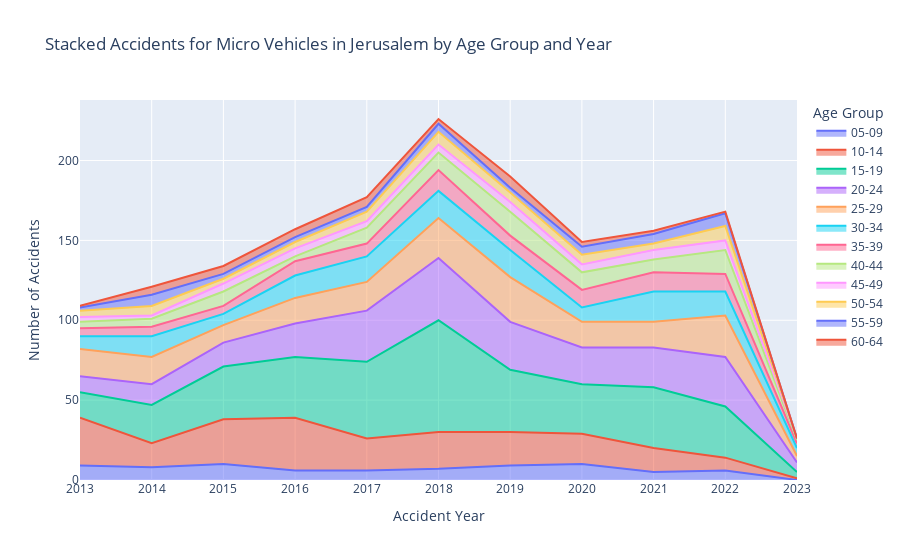

The notebook cell this image was saved under:
### Code cell
# filtering for: no unknown ages (99), micro vehicle
imh_jer_gb_age_year = imh_jer[(imh_jer.age_group > 1) & (imh_jer.age_group < 14) & (imh_jer.involve_vehicle_type.isin(micro_vehicle))].copy()
imh_jer_gb_age_year = imh_jer_gb_age_year.groupby(['accident_year', 'age_group_hebrew']).size().reset_index(name='count')

# Pivot the data for the stacked bar chart, filling any NaNs with 0
imh_jer_pivot = imh_jer_gb_age_year.pivot(index='accident_year', columns='age_group_hebrew', values='count').fillna(0)

# Sort the columns in ascending order to ensure the youngest age groups are at the bottom of the stack
imh_jer_pivot = imh_jer_pivot.sort_index(axis=1, ascending=True)

# Create the stacked bar chart
fig = px.area(
    imh_jer_pivot,
    title='Stacked Accidents for Micro Vehicles in Jerusalem by Age Group and Year',
    labels={'value': 'Number of Accidents', 'variable': 'Age Group', 'accident_year': 'Accident Year'}
)

# Update the layout to stack the bars
fig.update_layout(
    barmode='stack',
    xaxis_title='Accident Year',
    yaxis_title='Number of Accidents',
    legend_title='Age Group',
    xaxis=dict(type='category')
)

# Show the plot
fig.show()

### Figure 1 — Plotly figure (JSON) as saved in the notebook; plotly's stock layout.template omitted (floating-point values rounded to 4 significant figures)
{"data": [{"fillpattern": {"shape": ""}, "hovertemplate": "age_group_hebrew=05-09<br>Accident Year=%{x}<br>Number of Accidents=%{y}<extra></extra>", "legendgroup": "05-09", "line": {"color": "#636efa"}, "marker": {"symbol": "circle"}, "mode": "lines", "name": "05-09", "orientation": "v", "showlegend": true, "stackgroup": "1", "type": "scatter", "x": [2013, 2014, 2015, 2016, 2017, 2018, 2019, 2020, 2021, 2022, 2023], "xaxis": "x", "y": [9, 8, 10, 6, 6, 7, 9, 10, 5, 6, 0], "yaxis": "y"}, {"fillpattern": {"shape": ""}, "hovertemplate": "age_group_hebrew=10-14<br>Accident Year=%{x}<br>Number of Accidents=%{y}<extra></extra>", "legendgroup": "10-14", "line": {"color": "#EF553B"}, "marker": {"symbol": "circle"}, "mode": "lines", "name": "10-14", "orientation": "v", "showlegend": true, "stackgroup": "1", "type": "scatter", "x": [2013, 2014, 2015, 2016, 2017, 2018, 2019, 2020, 2021, 2022, 2023], "xaxis": "x", "y": [30, 15, 28, 33, 20, 23, 21, 19, 15, 8, 1], "yaxis": "y"}, {"fillpattern": {"shape": ""}, "hovertemplate": "age_group_hebrew=15-19<br>Accident Year=%{x}<br>Number of Accidents=%{y}<extra></extra>", "legendgroup": "15-19", "line": {"color": "#00cc96"}, "marker": {"symbol": "circle"}, "mode": "lines", "name": "15-19", "orientation": "v", "showlegend": true, "stackgroup": "1", "type": "scatter", "x": [2013, 2014, 2015, 2016, 2017, 2018, 2019, 2020, 2021, 2022, 2023], "xaxis": "x", "y": [16, 24, 33, 38, 48, 70, 39, 31, 38, 32, 4], "yaxis": "y"}, {"fillpattern": {"shape": ""}, "hovertemplate": "age_group_hebrew=20-24<br>Accident Year=%{x}<br>Number of Accidents=%{y}<extra></extra>", "legendgroup": "20-24", "line": {"color": "#ab63fa"}, "marker": {"symbol": "circle"}, "mode": "lines", "name": "20-24", "orientation": "v", "showlegend": true, "stackgroup": "1", "type": "scatter", "x": [2013, 2014, 2015, 2016, 2017, 2018, 2019, 2020, 2021, 2022, 2023], "xaxis": "x", "y": [10, 13, 15, 21, 32, 39, 30, 23, 25, 31, 6], "yaxis": "y"}, {"fillpattern": {"shape": ""}, "hovertemplate": "age_group_hebrew=25-29<br>Accident Year=%{x}<br>Number of Accidents=%{y}<extra></extra>", "legendgroup": "25-29", "line": {"color": "#FFA15A"}, "marker": {"symbol": "circle"}, "mode": "lines", "name": "25-29", "orientation": "v", "showlegend": true, "stackgroup": "1", "type": "scatter", "x": [2013, 2014, 2015, 2016, 2017, 2018, 2019, 2020, 2021, 2022, 2023], "xaxis": "x", "y": [17, 17, 11, 16, 18, 25, 28, 16, 16, 26, 4], "yaxis": "y"}, {"fillpattern": {"shape": ""}, "hovertemplate": "age_group_hebrew=30-34<br>Accident Year=%{x}<br>Number of Accidents=%{y}<extra></extra>", "legendgroup": "30-34", "line": {"color": "#19d3f3"}, "marker": {"symbol": "circle"}, "mode": "lines", "name": "30-34", "orientation": "v", "showlegend": true, "stackgroup": "1", "type": "scatter", "x": [2013, 2014, 2015, 2016, 2017, 2018, 2019, 2020, 2021, 2022, 2023], "xaxis": "x", "y": [8, 13, 7, 14, 16, 17, 17, 9, 19, 15, 5], "yaxis": "y"}, {"fillpattern": {"shape": ""}, "hovertemplate": "age_group_hebrew=35-39<br>Accident Year=%{x}<br>Number of Accidents=%{y}<extra></extra>", "legendgroup": "35-39", "line": {"color": "#FF6692"}, "marker": {"symbol": "circle"}, "mode": "lines", "name": "35-39", "orientation": "v", "showlegend": true, "stackgroup": "1", "type": "scatter", "x": [2013, 2014, 2015, 2016, 2017, 2018, 2019, 2020, 2021, 2022, 2023], "xaxis": "x", "y": [5, 6, 5, 9, 8, 13, 9, 11, 12, 11, 3], "yaxis": "y"}, {"fillpattern": {"shape": ""}, "hovertemplate": "age_group_hebrew=40-44<br>Accident Year=%{x}<br>Number of Accidents=%{y}<extra></extra>", "legendgroup": "40-44", "line": {"color": "#B6E880"}, "marker": {"symbol": "circle"}, "mode": "lines", "name": "40-44", "orientation": "v", "showlegend": true, "stackgroup": "1", "type": "scatter", "x": [2013, 2014, 2015, 2016, 2017, 2018, 2019, 2020, 2021, 2022, 2023], "xaxis": "x", "y": [4, 5, 9, 3, 10, 11, 15, 11, 8, 15, 2], "yaxis": "y"}, {"fillpattern": {"shape": ""}, "hovertemplate": "age_group_hebrew=45-49<br>Accident Year=%{x}<br>Number of Accidents=%{y}<extra></extra>", "legendgroup": "45-49", "line": {"color": "#FF97FF"}, "marker": {"symbol": "circle"}, "mode": "lines", "name": "45-49", "orientation": "v", "showlegend": true, "stackgroup": "1", "type": "scatter", "x": [2013, 2014, 2015, 2016, 2017, 2018, 2019, 2020, 2021, 2022, 2023], "xaxis": "x", "y": [3, 2, 5, 5, 4, 5, 6, 5, 6, 6, 1], "yaxis": "y"}, {"fillpattern": {"shape": ""}, "hovertemplate": "age_group_hebrew=50-54<br>Accident Year=%{x}<br>Number of Accidents=%{y}<extra></extra>", "legendgroup": "50-54", "line": {"color": "#FECB52"}, "marker": {"symbol": "circle"}, "mode": "lines", "name": "50-54", "orientation": "v", "showlegend": true, "stackgroup": "1", "type": "scatter", "x": [2013, 2014, 2015, 2016, 2017, 2018, 2019, 2020, 2021, 2022, 2023], "xaxis": "x", "y": [4, 6, 3, 4, 6, 8, 6, 6, 4, 9, 0], "yaxis": "y"}, {"fillpattern": {"shape": ""}, "hovertemplate": "age_group_hebrew=55-59<br>Accident Year=%{x}<br>Number of Accidents=%{y}<extra></extra>", "legendgroup": "55-59", "line": {"color": "#636efa"}, "marker": {"symbol": "circle"}, "mode": "lines", "name": "55-59", "orientation": "v", "showlegend": true, "stackgroup": "1", "type": "scatter", "x": [2013, 2014, 2015, 2016, 2017, 2018, 2019, 2020, 2021, 2022, 2023], "xaxis": "x", "y": [2, 7, 3, 3, 3, 5, 3, 5, 6, 8, 0], "yaxis": "y"}, {"fillpattern": {"shape": ""}, "hovertemplate": "age_group_hebrew=60-64<br>Accident Year=%{x}<br>Number of Accidents=%{y}<extra></extra>", "legendgroup": "60-64", "line": {"color": "#EF553B"}, "marker": {"symbol": "circle"}, "mode": "lines", "name": "60-64", "orientation": "v", "showlegend": true, "stackgroup": "1", "type": "scatter", "x": [2013, 2014, 2015, 2016, 2017, 2018, 2019, 2020, 2021, 2022, 2023], "xaxis": "x", "y": [1, 5, 5, 5, 6, 3, 7, 3, 2, 1, 0], "yaxis": "y"}], "layout": {"barmode": "stack", "legend": {"title": {"text": "Age Group"}, "tracegroupgap": 0}, "title": {"text": "Stacked Accidents for Micro Vehicles in Jerusalem by Age Group and Year"}, "xaxis": {"anchor": "y", "domain": [0, 1], "title": {"text": "Accident Year"}, "type": "category"}, "yaxis": {"anchor": "x", "domain": [0, 1], "title": {"text": "Number of Accidents"}}}}
